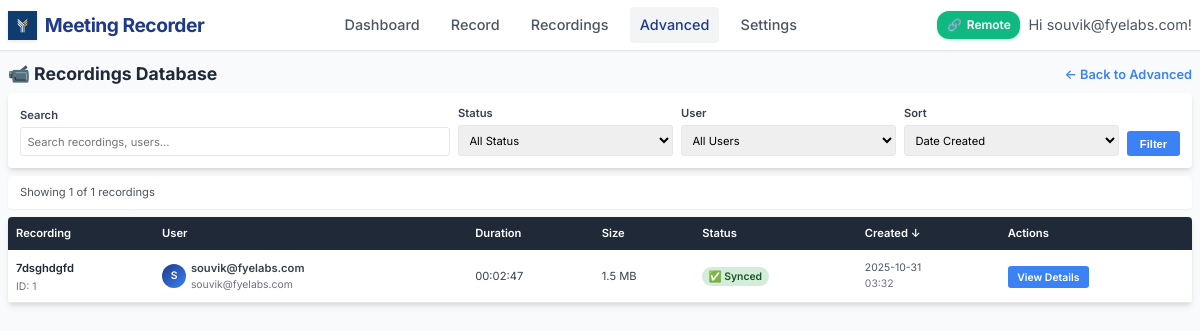
Page /admin/recordings (signed in) on the earlier database version.
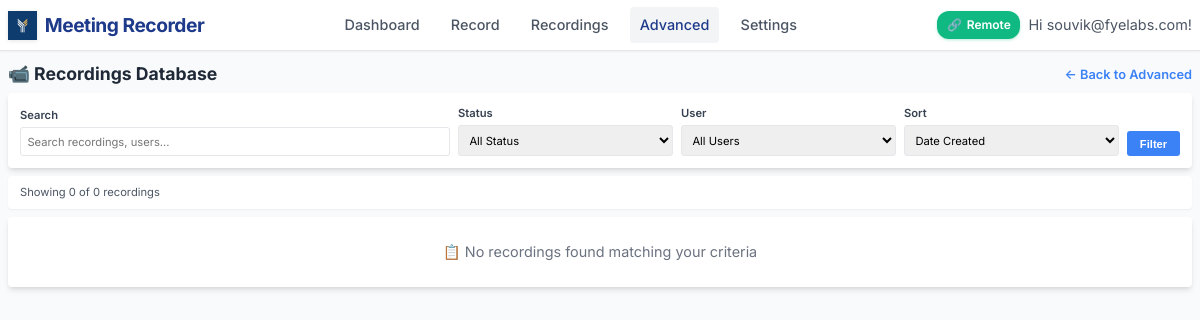
Same page on the later database version.
### models.py (models this page shows, shortened)
class Recording(db.Model):
    id = db.Column(db.Integer, primary_key=True)
    title = db.Column(db.String(200), nullable=False)
    filename = db.Column(db.String(255), nullable=False)
    file_path = db.Column(db.String(500), nullable=False)
    file_size = db.Column(db.BigInteger, default=0)  # in bytes
    duration = db.Column(db.Integer, default=0)  # in seconds
    created_at = db.Column(db.DateTime, default=datetime.utcnow)
    started_at = db.Column(db.DateTime)
    ended_at = db.Column(db.DateTime)
    monitor_name = db.Column(db.String(200))
    resolution = db.Column(db.String(50))  # e.g., "1920x1080"
    uploaded = db.Column(db.Boolean, default=False)
    upload_url = db.Column(db.String(500))  # Legacy field - kept for compatibility
    video_url = db.Column(db.String(500))
    transcript_url = db.Column(db.String(500))
    thumbnail_url = db.Column(db.String(500))
    upload_status = db.Column(db.String(50), default='pending')  # pending, uploading, completed, failed
    upload_metadata = db.Column(db.Text)  # JSON metadata from upload
    user_id = db.Column(db.Integer, db.ForeignKey('user.id'), nullable=False)
    status = db.Column(db.String(50), default='completed')  # recording, processing, completed, failed

class User(UserMixin, db.Model):
    id = db.Column(db.Integer, primary_key=True)
    username = db.Column(db.String(80), unique=True, nullable=False)
    email = db.Column(db.String(120), unique=True, nullable=False)
    password_hash = db.Column(db.String(128))
    created_at = db.Column(db.DateTime, default=datetime.utcnow)
    is_active = db.Column(db.Boolean, default=True)
    default_monitor = db.Column(db.String(200))  # Default monitor for recordings
    auto_delete_days = db.Column(db.Integer, default=30)  # Auto-delete recordings after N days
    recordings = db.relationship('Recording', backref='user', lazy=True)
    meetings = db.relationship('Meeting', backref='user', lazy=True)

### app.py (the view, shortened to what this page needs)
@app.route('/admin/recordings')
@login_required
def admin_recordings():
    try:
        page = request.args.get('page', 1, type=int)
        per_page = 20
        search = request.args.get('search', '').strip()
        status_filter = request.args.get('status', 'all')
        user_filter = request.args.get('user', 'all')
        sort_by = request.args.get('sort', 'created_at')
        sort_order = request.args.get('order', 'desc')
        query = db.session.query(Recording, User).join(User)
        if user_filter != 'all':
            query = query.filter(User.id == int(user_filter))
        if sort_by == 'title':
            sort_column = Recording.title
        elif sort_by == 'username':
            sort_column = User.username
        elif sort_by == 'duration':
            sort_column = Recording.duration
        elif sort_by == 'file_size':
            sort_column = Recording.file_size
        elif sort_by == 'upload_status':
            sort_column = Recording.upload_status
        else:
            sort_column = Recording.created_at
        if sort_order == 'asc':
            query = query.order_by(sort_column.asc())
        else:
            query = query.order_by(sort_column.desc())
        recordings = query.paginate(page=page, per_page=per_page, error_out=False)
        users = User.query.all()
        return render_template('admin/recordings.html',
                             recordings=recordings,
                             users=users,
                             search=search,
                             status_filter=status_filter,
                             user_filter=user_filter,
                             sort_by=sort_by,
                             sort_order=sort_order)
    except Exception as e:
        logger.error(f"❌ Advanced recordings error: {e}")
        return f"Database error: {e}", 500

### app.py (called while the page is built)
def format_file_size(size_bytes):
    if not size_bytes:
        return "0 B"
    for unit in ['B', 'KB', 'MB', 'GB']:
        if size_bytes < 1024:
            return f"{size_bytes:.1f} {unit}"
        size_bytes /= 1024
    return f"{size_bytes:.1f} TB"

def format_duration(seconds):
    if not seconds:
        return "00:00:00"
    hours = seconds // 3600
    minutes = (seconds % 3600) // 60
    secs = seconds % 60
    return f"{hours:02d}:{minutes:02d}:{secs:02d}"

@app.context_processor
def utility_processor():
    active_recording = None
    if current_user.is_authenticated:
        from dual_stream import DualModeStreamer
        global recording_state
        if recording_state.get('active', False):
            recent_recording = Recording.query.filter_by(user_id=current_user.id).order_by(Recording.created_at.desc()).first()
            if recent_recording and recent_recording.status != 'completed':
                active_recording = recent_recording
    return dict(
        format_file_size=format_file_size,
        format_duration=format_duration,
        active_recording=active_recording,
        is_remote_recording_enabled=is_remote_recording_enabled
    )

### templates/admin/recordings.html (shortened to what the changed rows need)
{% extends "base.html" %}
{% block content %}
<div style="display: flex; justify-content: space-between; align-items: center; margin-bottom: 0.5rem;">
    <h1 style="color: var(--gray-800); margin: 0; font-size: 1.1rem;">📹 Recordings Database</h1>
</div>
<div style="background: white; padding: 0.5rem 0.75rem; border-radius: 4px; margin-bottom: 0.5rem; box-shadow: var(--shadow-sm);">
    <p style="margin: 0; color: var(--gray-600); font-size: 0.7rem;">
        Showing {{ recordings.items|length }} of {{ recordings.total }} recordings
    </p>
</div>
{% if recordings.items %}
<div style="background: white; border-radius: 4px; overflow: hidden; box-shadow: var(--shadow-md);">
    <table style="width: 100%; border-collapse: collapse;">
        <thead>
            <tr style="background: var(--gray-800); color: white;">
                <th style="padding: 0.5rem; text-align: left; font-weight: 600; font-size: 0.7rem;">
                    <a href="?sort=title&order={{ 'asc' if sort_by == 'title' and sort_order == 'desc' else 'desc' }}&search={{ search }}&status={{ status_filter }}&user={{ user_filter }}"
                       style="color: white; text-decoration: none;">
                        Recording {% if sort_by == 'title' %}{{ '↑' if sort_order == 'asc' else '↓' }}{% endif %}
                    </a>
                </th>
                <th style="padding: 0.5rem; text-align: left; font-weight: 600; font-size: 0.7rem;">
                    <a href="?sort=username&order={{ 'asc' if sort_by == 'username' and sort_order == 'desc' else 'desc' }}&search={{ search }}&status={{ status_filter }}&user={{ user_filter }}"
                       style="color: white; text-decoration: none;">
                        User {% if sort_by == 'username' %}{{ '↑' if sort_order == 'asc' else '↓' }}{% endif %}
                    </a>
                </th>
                <th style="padding: 0.5rem; text-align: left; font-weight: 600; font-size: 0.7rem;">
                    <a href="?sort=duration&order={{ 'asc' if sort_by == 'duration' and sort_order == 'desc' else 'desc' }}&search={{ search }}&status={{ status_filter }}&user={{ user_filter }}"
                       style="color: white; text-decoration: none;">
                        Duration {% if sort_by == 'duration' %}{{ '↑' if sort_order == 'asc' else '↓' }}{% endif %}
                    </a>
                </th>
                <th style="padding: 0.5rem; text-align: left; font-weight: 600; font-size: 0.7rem;">
                    <a href="?sort=file_size&order={{ 'asc' if sort_by == 'file_size' and sort_order == 'desc' else 'desc' }}&search={{ search }}&status={{ status_filter }}&user={{ user_filter }}"
                       style="color: white; text-decoration: none;">
                        Size {% if sort_by == 'file_size' %}{{ '↑' if sort_order == 'asc' else '↓' }}{% endif %}
                    </a>
                </th>
                <th style="padding: 0.5rem; text-align: left; font-weight: 600; font-size: 0.7rem;">
                    <a href="?sort=upload_status&order={{ 'asc' if sort_by == 'upload_status' and sort_order == 'desc' else 'desc' }}&search={{ search }}&status={{ status_filter }}&user={{ user_filter }}"
                       style="color: white; text-decoration: none;">
                        Status {% if sort_by == 'upload_status' %}{{ '↑' if sort_order == 'asc' else '↓' }}{% endif %}
                    </a>
                </th>
                <th style="padding: 0.5rem; text-align: left; font-weight: 600; font-size: 0.7rem;">
                    <a href="?sort=created_at&order={{ 'asc' if sort_by == 'created_at' and sort_order == 'desc' else 'desc' }}&search={{ search }}&status={{ status_filter }}&user={{ user_filter }}"
                       style="color: white; text-decoration: none;">
                        Created {% if sort_by == 'created_at' %}{{ '↑' if sort_order == 'asc' else '↓' }}{% endif %}
                    </a>
                </th>
                <th style="padding: 0.5rem; text-align: left; font-weight: 600; font-size: 0.7rem;">Actions</th>
            </tr>
        </thead>
        <tbody>
            {% for recording, user in recordings.items %}
            <tr style="border-bottom: 1px solid var(--gray-200);" onmouseover="this.style.backgroundColor='var(--gray-50)'" onmouseout="this.style.backgroundColor='white'">
                <td style="padding: 0.5rem; vertical-align: middle;">
                    <div>
                        <a href="{{ url_for('admin_recording_detail', recording_id=recording.id) }}"
                           style="font-weight: 600; color: var(--gray-800); text-decoration: none; font-size: 0.7rem;">
                            {{ recording.title }}
                        </a>
                        <div style="color: var(--gray-500); font-size: 0.65rem; margin-top: 0.1rem;">
                            ID: {{ recording.id }}
                        </div>
                    </div>
                </td>
                <td style="padding: 0.5rem; vertical-align: middle;">
                    <div style="display: flex; align-items: center;">
                        <div style="width: 24px; height: 24px; border-radius: 50%; background: linear-gradient(135deg, var(--primary-blue), var(--secondary-blue)); display: flex; align-items: center; justify-content: center; color: white; font-weight: 600; margin-right: 0.3rem; font-size: 0.65rem;">
                            {{ user.username[0].upper() }}
                        </div>
                        <div>
                            <div style="font-weight: 600; font-size: 0.7rem;">{{ user.username }}</div>
                            <div style="color: var(--gray-500); font-size: 0.65rem;">{{ user.email }}</div>
                        </div>
                    </div>
                </td>
                <td style="padding: 0.5rem; vertical-align: middle; font-size: 0.7rem;">
                    {{ format_duration(recording.duration) }}
                </td>
                <td style="padding: 0.5rem; vertical-align: middle; font-size: 0.7rem;">
                    {{ format_file_size(recording.file_size) }}
                </td>
                <td style="padding: 0.5rem; vertical-align: middle;">
                    {% if recording.upload_status == 'completed' and recording.uploaded %}
                        <span style="background-color: #d4edda; color: #155724; padding: 0.2rem 0.4rem; border-radius: 12px; font-size: 0.65rem; font-weight: 600;">✅ Synced</span>
                    {% elif recording.upload_status == 'uploading' %}
                        <span style="background-color: #cce5ff; color: #004085; padding: 0.2rem 0.4rem; border-radius: 12px; font-size: 0.65rem; font-weight: 600;">⬆️ Uploading</span>
                    {% elif recording.upload_status == 'failed' %}
                        <span style="background-color: #f8d7da; color: #721c24; padding: 0.2rem 0.4rem; border-radius: 12px; font-size: 0.65rem; font-weight: 600;">❌ Failed</span>
                    {% else %}
                        <span style="background-color: #fff3cd; color: #856404; padding: 0.2rem 0.4rem; border-radius: 12px; font-size: 0.65rem; font-weight: 600;">💾 Local</span>
                    {% endif %}
                </td>
                <td style="padding: 0.5rem; vertical-align: middle;">
                    <div style="color: var(--gray-600); font-size: 0.65rem;">
                        {{ recording.created_at.strftime('%Y-%m-%d') if recording.created_at else 'N/A' }}
                        <br>
                        <span style="color: var(--gray-500);">{{ recording.created_at.strftime('%H:%M') if recording.created_at else '' }}</span>
                    </div>
                </td>
                <td style="padding: 0.5rem; vertical-align: middle;">
                    <a href="{{ url_for('admin_recording_detail', recording_id=recording.id) }}"
                       style="background: var(--secondary-blue); color: white; padding: 0.3rem 0.6rem; text-decoration: none; border-radius: 3px; font-size: 0.65rem; font-weight: 600;">
                        View Details
                    </a>
                </td>
            </tr>
            {% endfor %}
        </tbody>
    </table>
</div>
{% else %}
<div style="background: white; padding: 1.5rem; text-align: center; border-radius: 4px; box-shadow: var(--shadow-md);">
    <p style="color: var(--gray-500); font-size: 0.9rem; margin: 0;">📋 No recordings found matching your criteria</p>
</div>
{% endif %}
{% endblock %}

Differences in the rows shown:
removed Recording: title "7dsghdgfd", id "1", username "S", username "souvik@fyelabs.com", email "souvik@fyelabs.com", duration "00:02:47", file_size "1.5 MB", upload_status "✅ Synced", created_at "2025-10-31", created_at "03:32"
Other differences:
{{ recordings.items|length }}: "1" → "0"
{{ recordings.total }}: "1" → "0"
{{ '↑' if sort_order == 'asc' else '↓' }}: "↓" → (not shown)
text no longer shown: "Recording User Duration Size Status Created Actions"
text now shown: "📋 No recordings found matching your criteria"
